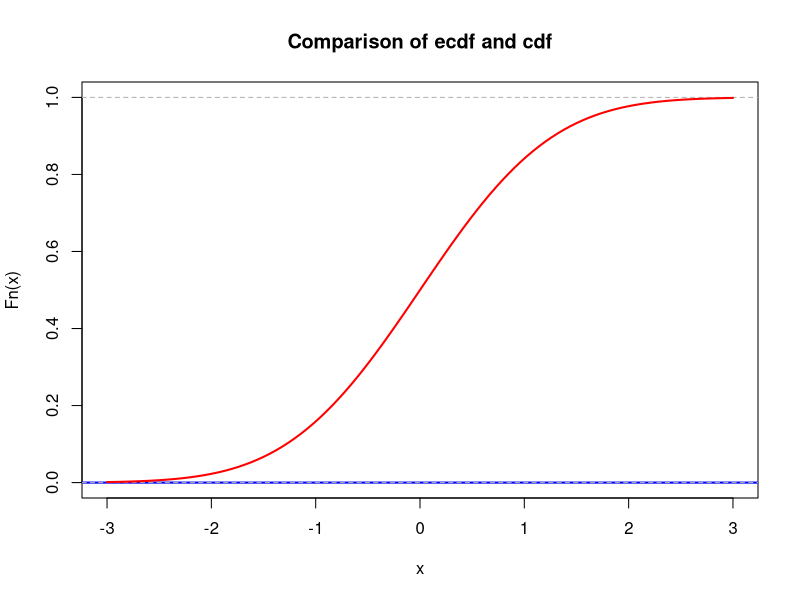
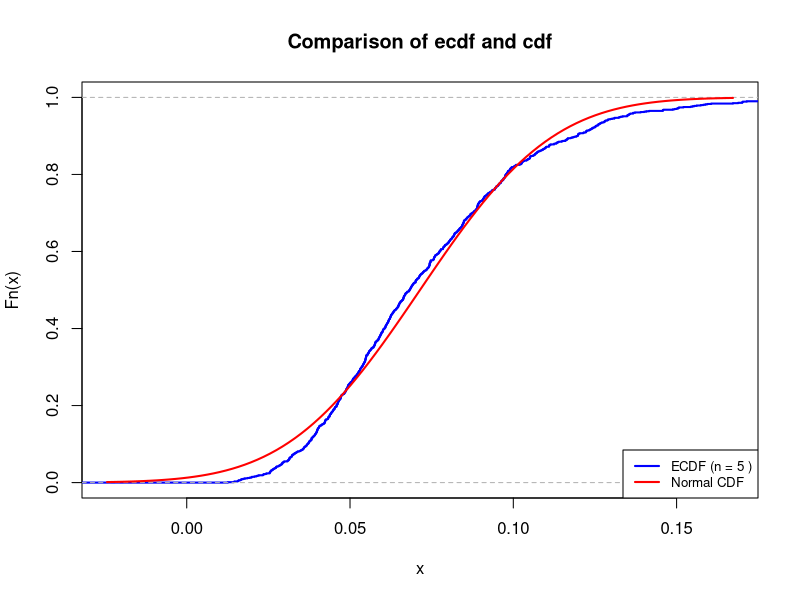
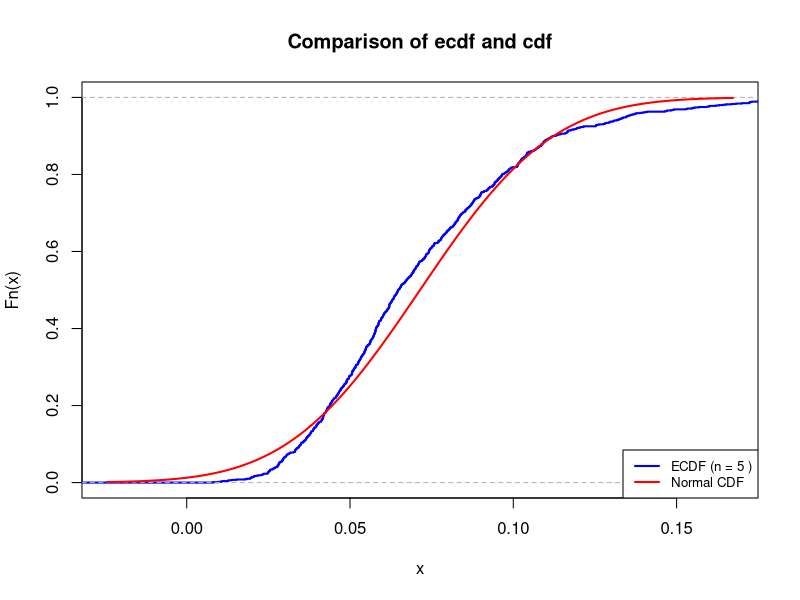
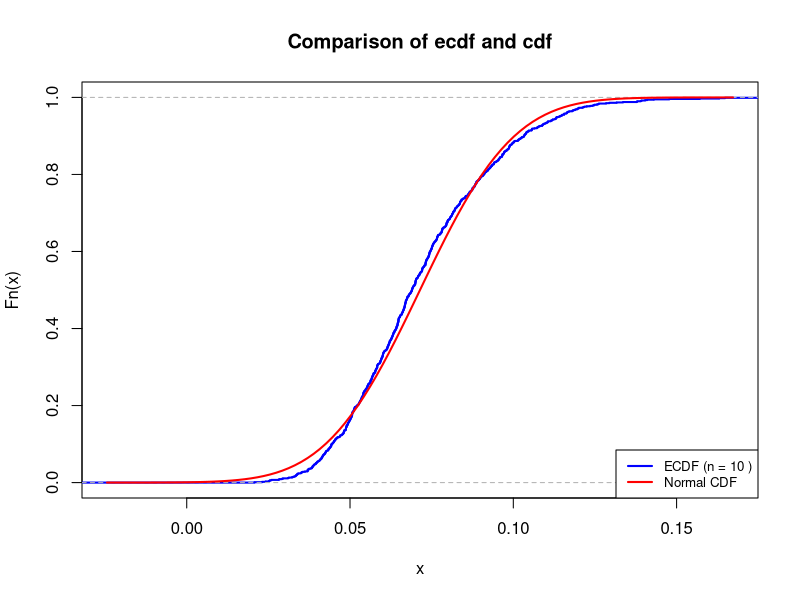
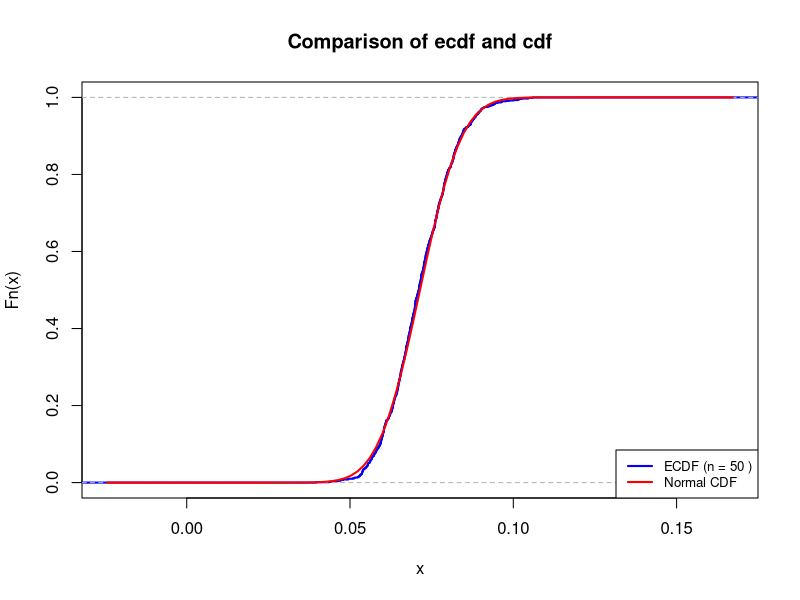
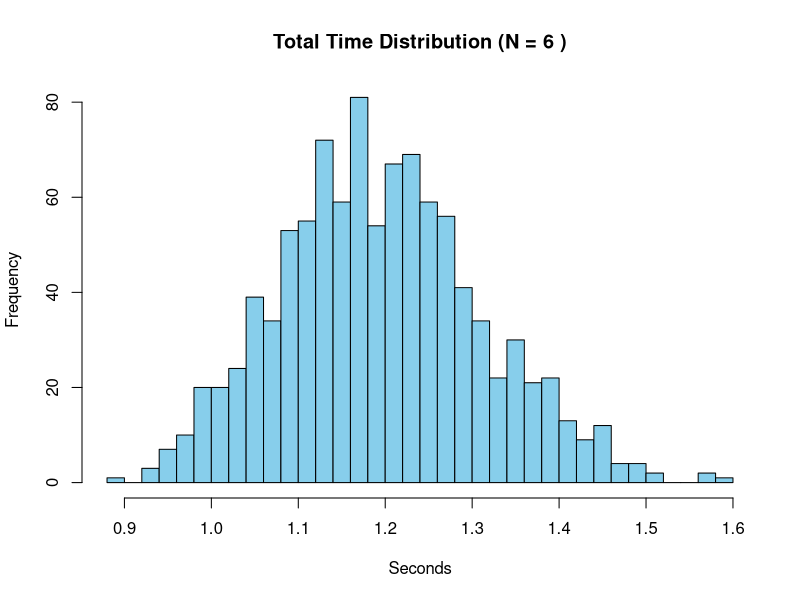
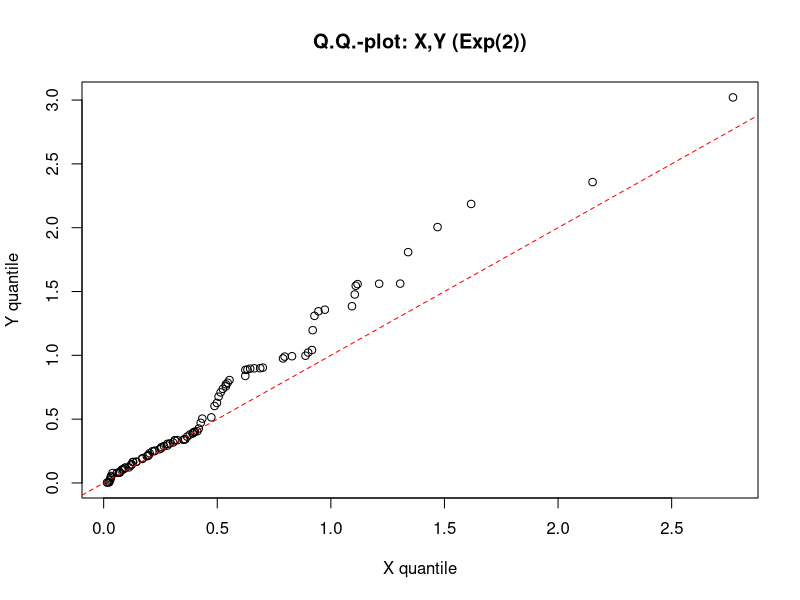
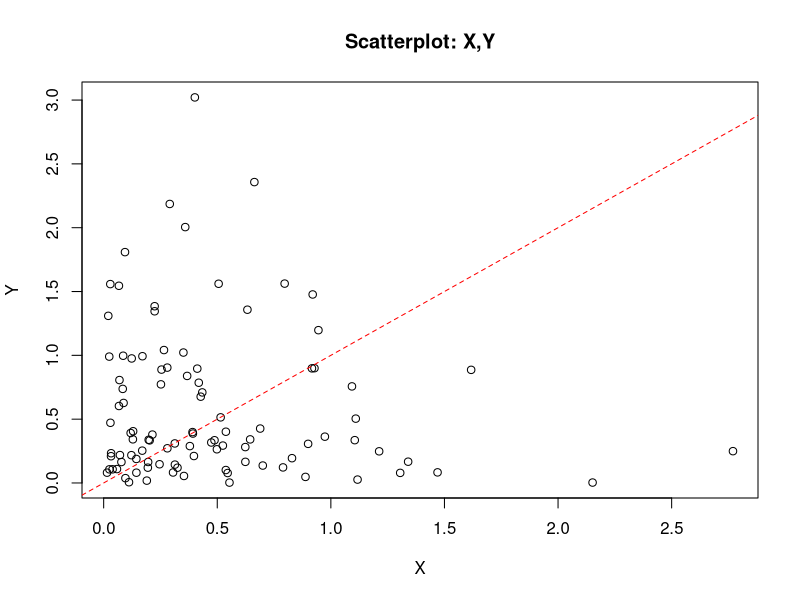

The R script that drew these images, in order:
## ---- chunk 1
# your team id number 
                          ###
id <- 4                  ### Change to the correct id!
                          ###
set.seed(id)
p <- id/100
# matrices G and H
G <- matrix(c(1, 1, 1, 0, 0, 0, 0,
		1, 0, 0, 1, 1, 0, 0,
		0, 1, 0, 1, 0, 1, 0,
		1, 1, 0, 1, 0, 0, 1), nrow = 4, byrow = TRUE)
H <- t(matrix(c(1, 0, 1, 0, 1, 0, 1,
		0, 1, 1, 0, 0, 1, 1,
		0, 0, 0, 1, 1, 1, 1), nrow = 3, byrow = TRUE))
# cat("The matrix G is: \n") 
#G  
#cat("The matrix H is: \n") 
#H
#cat("The product GH must be zero: \n")
#(G%*%H) %%2
## ---- chunk 2
# generate N messages

message_generator <- function(N) {
  matrix(sample(c(0,1), 4*N, replace = TRUE), nrow = N)
}  
messages <- message_generator(100)
codewords <- (messages %*% G) %% 2
## ---- chunk 3
#  errors <- ...
#  received <-   
## ---- chunk 4
lambda <- 1  # change this!
N <- 100     # change this!
mu <- N * lambda
K <- 1e3
n <- 5
sample_means <- colMeans(matrix(rpois(n*K, lambda = mu), nrow=n))
## ---- chunk 5
mu <- 0       # change this!
sigma <- 1    # change this!
## ---- chunk 6
xlims <- c(mu-3*sigma,mu+3*sigma)
Fs <- ecdf(sample_means)
plot(Fs, 
     xlim = xlims, 
     ylim = c(0,1),
     col = "blue",
     lwd = 2,
     main = "Comparison of ecdf and cdf")
curve(pnorm(x, mean = mu, sd = sigma), col = "red", lwd = 2, add = TRUE)
## ---- chunk 7
nu1 <- 14
K <- 1e3
n <- 5 # -10, 50
sample_means <- colMeans(matrix(rexp(n*K, rate = nu1), nrow=n))
## ---- chunk 8
mu <- 1/nu1 #teoretical
sigma <- 1/(sqrt(n)*nu1) # var(sample mean)
## ---- chunk 9
xlims <- c(mu-3*sigma,mu+3*sigma) # 99.7% of data in mu +- 3sigma in normal dist.

Fs <- ecdf(sample_means)
plot(Fs, 
     xlim = xlims, 
     col = "blue",
     lwd = 2,
     main = "Comparison of ecdf and cdf")

curve(pnorm(x, mean = mu, sd = sigma), col = "red", lwd = 2, add = TRUE)

legend("bottomright", 
       legend = c(paste("ECDF (n =", n, ")"), "Normal CDF"), 
       col = c("blue", "red"), 
       lwd = 2, 
       cex = 0.8)
## ---- chunk 10
max_diff <- max(abs(Fs(sample_means)-pnorm(sample_means, mean = mu, sd = sigma)))
cat("For n =", N, "maximal difference between the two c.d.f.'s =", max_diff)
## ---- chunk 11
n_vals <- c(5, 10, 50)
for (n in n_vals) {
  sample_means <- colMeans(matrix(rexp(n*K, rate = nu1), nrow=n))
  mu <- 1/nu1 #teoretical
  sigma <- 1/(sqrt(n)*nu1) # var(sample mean)
  Fs <- ecdf(sample_means)
  plot(Fs, 
       xlim = xlims, 
       col = "blue",
       lwd = 2,
       main = "Comparison of ecdf and cdf")
  
  curve(pnorm(x, mean = mu, sd = sigma), col = "red", lwd = 2, add = TRUE)
  
  legend("bottomright", 
         legend = c(paste("ECDF (n =", n, ")"), "Normal CDF"), 
         col = c("blue", "red"), 
         lwd = 2, 
         cex = 0.8)
}
## ---- chunk 12
desired <- 0.95
curr_des <- 1 - desired # 0.05
max_clicks <- 100
# nu1 = 14 reminder

# Markov
N_markov <- floor(max_clicks*curr_des /nu1)
cat("Markov: N <=", N_markov, "\n")

# Chernoff
N_chernoff <- 0
for (n in 1:200) {
  curr <- nu1*n
  bound <- exp(-curr + max_clicks*log(curr/max_clicks) + max_clicks - lambda)
  if (bound <= curr_des) {
    N_chernoff <- n
  }
  else {
    break
  }
}
cat("Chernoff: N <=", N_chernoff, "\n")

# CLT
N_clt <- 0
for (n in 1:200) {
  curr <- nu1*n
  prob <- pnorm((max_clicks-curr)/sqrt(curr))
  if (prob >= desired) {
    N_clt <- n
  }
  else {
    break
  }
}
cat("CLT: N <=", N_clt, "\n")

#Predicted
N_pred <- 6 
nu <- nu1*N_pred

S_samples <- replicate(K, sum(rexp(max_clicks, rate = nu)))

hist(S_samples, breaks = 30, col = "skyblue",
     main = paste("Total Time Distribution (N =", N_pred, ")"),
     xlab = "Seconds")

safe_prob <- mean(S_samples <= 100) # should be >= 0.95
cat("Probability the location is safe: P =", round(safe_prob, 4), "\n")
## ---- chunk 13
set.seed(4)
mu <- 4
sigma <- sqrt(2*4 + 7)
N <- 100

X <- rnorm(N, mean = mu, sd = sigma)
Y <- 1/X
one_over_X_ <- 1/mean(X)
Y_ <- mean(Y)

cat("1 / mean(X)", one_over_X_, "\n")
cat("mean(Y):", Y_, "\n")
## ---- chunk 14
lambda <- 2
N <- 100

set.seed(4)
#X,Y - i.i.d. r.v. with Exp(2)
X <- rexp(N, rate = lambda)
Y <- rexp(N, rate = lambda)
Z <- log(X) + 5

# Q.Q.-plot X,Y
qqplot(X, Y, main = "Q.Q.-plot: X,Y (Exp(2))", xlab = "X quantile", ylab = "Y quantile")
abline(0, 1, col = "red", lty = 2)

# Scatterplot X,Y
plot(X, Y, main = "Scatterplot: X,Y", xlab = "X", ylab = "Y")
abline(0, 1, col = "red", lty = 2)

# Q.Q.-plot X,Z
qqplot(X, Z, main = "Q.Q.-plot X,Z", xlab = "X quantile", ylab = "Y quantile")
curve(log(x) + 5, from = min(X), to = max(X), add = TRUE, col = "red", lty = 2)

# Scatterplot X,Z
plot(X, Z, main = "Scatterplot X,Z", xlab = "X", ylab = "Z")
curve(log(x) + 5, from = min(X), to = max(X), add = TRUE, col = "red", lty = 2)
## ---- chunk 15
N <- 100
set.seed(4)
X <- rbinom(N, size = 3, prob=0.5)

teor_exp_x <- 3*0.5
teor_var_x <- 3*0.5*(1-0.5)
cat("Teoretical Expectation of X =", teor_exp_x, "\n")
cat("Teoretical Variance of X =", teor_var_x, "\n\n")

sample_mean_x <- mean(X)
sample_var_X <- var(X)
cat("Sample mean of X =", sample_mean_x, "\n")
cat("Sample variance of X =", sample_var_X, "\n")
## ---- chunk 16
Y <- 0.5*X - 1


teor_exp_y <- 0.5*teor_exp_x -1
teor_var_y <- 0.5^2 *teor_var_x
cat("Teoretical Expectation of Y =", teor_exp_y, "\n")
cat("Teoretical Variance of Y =", teor_var_y, "\n\n")

sample_mean_y <- mean(Y)
sample_var_y <- var(Y)
cat("Sample mean of Y =", sample_mean_y, "\n")
cat("Sample variance of Y =", sample_var_y, "\n")
